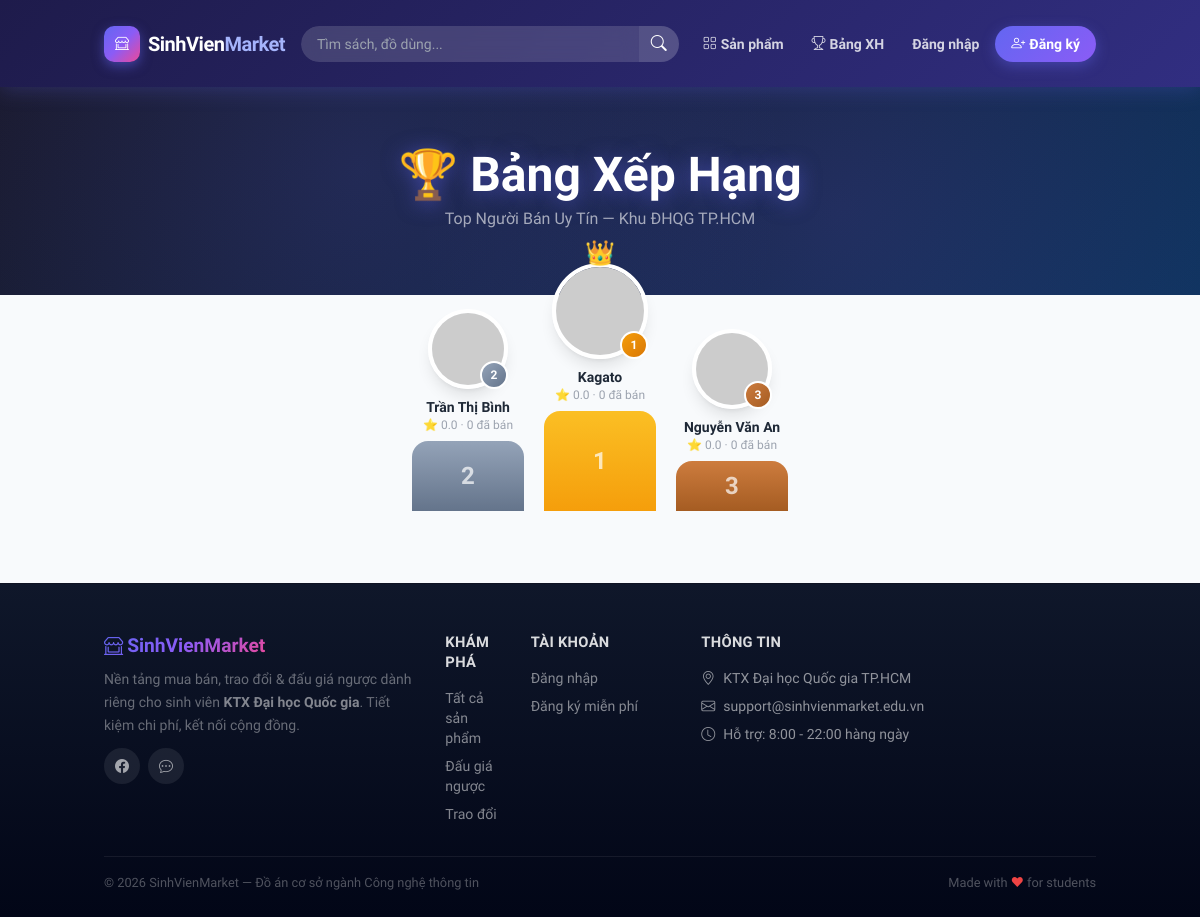
The app's page /leaderboard with its own data.
### tables this page shows
CREATE TABLE `users` (
    `id`         INT UNSIGNED NOT NULL AUTO_INCREMENT,
    `name`       VARCHAR(100) NOT NULL COMMENT 'Họ tên đầy đủ',
    `email`      VARCHAR(150) NOT NULL COMMENT 'Email đăng ký (duy nhất)',
    `password`   VARCHAR(255) NOT NULL COMMENT 'bcrypt hash',
    `phone`      VARCHAR(20)  DEFAULT NULL COMMENT 'Số điện thoại liên hệ',
    `avatar`     VARCHAR(255) DEFAULT NULL COMMENT 'Đường dẫn ảnh đại diện',
    `role`       ENUM('student', 'admin') NOT NULL DEFAULT 'student',
    `is_locked`  TINYINT(1) NOT NULL DEFAULT 0 COMMENT '1 = bị khóa bởi Admin',
    `lock_reason` VARCHAR(255) DEFAULT NULL,
    `locked_at`   TIMESTAMP NULL DEFAULT NULL,
    `locked_until` TIMESTAMP NULL DEFAULT NULL,
     
    `google_id`   VARCHAR(100) NULL UNIQUE COMMENT 'ID từ Google',
    `avatar_url`  VARCHAR(255) NULL COMMENT 'Ảnh đại diện từ Google',
     
    `security_question` VARCHAR(255) DEFAULT NULL,
    `security_answer`   VARCHAR(255) DEFAULT NULL,
    `otp_code`          VARCHAR(255) DEFAULT NULL,
    `otp_expires_at`    TIMESTAMP NULL DEFAULT NULL,
    `is_verified`       TINYINT(1) DEFAULT 0,
    `last_verified_at`  TIMESTAMP NULL DEFAULT NULL,
     
    `university`        VARCHAR(200) DEFAULT NULL COMMENT 'Trường / Khoa',
    `student_id`        VARCHAR(30)  DEFAULT NULL COMMENT 'MSSV (tùy chọn)',
    `dormitory_address` VARCHAR(255) DEFAULT NULL COMMENT 'Ký túc xá / Địa chỉ giao nhận',
    `social_contact`    VARCHAR(255) DEFAULT NULL COMMENT 'Zalo / Facebook liên hệ',
    `bio`               TEXT         DEFAULT NULL COMMENT 'Tiểu sử ngắn',
    `available_time`    VARCHAR(100) DEFAULT NULL COMMENT 'Thời gian online',
     
    `is_student_verified` TINYINT(1) NOT NULL DEFAULT 0 COMMENT '1 = đã xác thực là sinh viên (email edu/ac.vn)',
     
    `twofa_enabled`     TINYINT(1) NOT NULL DEFAULT 0 COMMENT '1 = bật xác minh 2 bước khi đăng nhập',
    `session_token`     VARCHAR(64) NULL COMMENT 'Token phiên hiện hành — 1 tài khoản chỉ 1 phiên',
     
    `coins`         INT UNSIGNED NOT NULL DEFAULT 0 COMMENT 'Số xu hiện có',
    `checkin_streak` INT UNSIGNED NOT NULL DEFAULT 0 COMMENT 'Chuỗi điểm danh liên tiếp',
    `last_checkin`  DATE          DEFAULT NULL COMMENT 'Ngày check-in gần nhất',
     
    `strike_count`  TINYINT UNSIGNED NOT NULL DEFAULT 0 COMMENT 'Số gậy cảnh cáo vi phạm',
    `created_at` TIMESTAMP NOT NULL DEFAULT CURRENT_TIMESTAMP,
    `updated_at` TIMESTAMP NOT NULL DEFAULT CURRENT_TIMESTAMP ON UPDATE CURRENT_TIMESTAMP,
    PRIMARY KEY (`id`),
    UNIQUE KEY `uq_email` (`email`),
    KEY `idx_role` (`role`),
    KEY `idx_is_locked` (`is_locked`),
    KEY `idx_student_verified` (`is_student_verified`)
);

### app/views/leaderboard/index.php (the view, shortened to what the rows shown need)
<div class="container mx-auto px-4 pb-12" style="margin-top:-2rem;position:relative;z-index:2">
  <?php if (count($topSellers) === 0): ?>
    <div class="text-center py-16">
      <div class="text-6xl mb-4">🏪</div>
      <h4 class="text-xl font-bold text-gray-700 dark:text-dark-text mb-2">Chưa có dữ liệu</h4>
      <p class="text-gray-400 mb-4">Hãy là người đầu tiên đăng sản phẩm để lên bảng xếp hạng!</p>
      <a href="<?= $appUrl ?>/products/create"
         class="inline-flex items-center gap-2 px-6 py-2.5 rounded-full bg-primary text-white font-bold text-sm no-underline hover:brightness-110">
        Đăng bán ngay
      </a>
    </div>
  <?php else: ?>
    <?php
      $top3 = array_slice($topSellers, 0, 3);
      $podiumOrder = [];
      if (isset($top3[1])) $podiumOrder[] = ['rank' => 2, 'user' => $top3[1]];
      if (isset($top3[0])) $podiumOrder[] = ['rank' => 1, 'user' => $top3[0]];
      if (isset($top3[2])) $podiumOrder[] = ['rank' => 3, 'user' => $top3[2]];
      $podiumBgs     = [1 => 'linear-gradient(180deg,#fbbf24,#f59e0b)', 2 => 'linear-gradient(180deg,#94a3b8,#64748b)', 3 => 'linear-gradient(180deg,#cd7c3e,#a55c22)'];
      $rankBgs       = [1 => 'linear-gradient(135deg,#f59e0b,#d97706)', 2 => 'linear-gradient(135deg,#94a3b8,#64748b)', 3 => 'linear-gradient(135deg,#cd7c3e,#a55c22)'];
      $avatarSizes   = [1 => 'w-24 h-24', 2 => 'w-20 h-20', 3 => 'w-20 h-20'];
    ?>
    <div class="flex items-end justify-center gap-5 mb-6 px-4">
      <?php foreach ($podiumOrder as $pod):
        $u = $pod['user']; $r = $pod['rank'];
        $avatarSrc = !empty($u['avatar'])
          ? $appUrl.'/users/avatar?id='.(int)$u['id']
          : (!empty($u['avatar_url']) ? htmlspecialchars($u['avatar_url'])
            : 'https://ui-avatars.com/api/?name='.urlencode($u['name']).'&background=6366f1&color=fff&size=96');
      ?>
        <a href="<?= $appUrl ?>/users/profile?id=<?= (int)$u['id'] ?>" class="flex flex-col items-center no-underline group">
          <div class="relative mb-2">
            <?php if ($r === 1): ?>
              <span class="absolute left-1/2 text-2xl" style="top:-26px;transform:translateX(-50%);animation:crownFloat 2s ease-in-out infinite">👑</span>
            <?php endif; ?>
            <img src="<?= $avatarSrc ?>" alt="<?= htmlspecialchars($u['name']) ?>"
                 class="rounded-full object-cover border-4 border-white shadow-lg <?= $avatarSizes[$r] ?>">
            <span class="absolute bottom-0 right-0 w-7 h-7 flex items-center justify-center text-xs font-extrabold text-white rounded-full border-2 border-white"
                  style="background:<?= $rankBgs[$r] ?>">
              <?= $r ?>
            </span>
          </div>
          <div class="font-bold text-sm text-gray-800 dark:text-dark-text max-w-[100px] truncate text-center">
            <?= htmlspecialchars($u['name']) ?>
          </div>
          <div class="text-xs text-gray-400 mb-2">
            ⭐ <?= number_format((float)$u['avg_rating'], 1) ?> · <?= (int)$u['sold_count'] ?> đã bán
          </div>
          <div class="w-28 flex items-center justify-center rounded-t-2xl text-2xl font-black text-white/70"
               style="height:<?= [1=>100,2=>70,3=>50][$r] ?>px;background:<?= $podiumBgs[$r] ?>">
            <?= $r ?>
          </div>
        </a>
      <?php endforeach; ?>
    </div>
  <?php endif; ?>
</div>

### records on screen
users: name "Trần Thị Bình"
users: name "Kagato"
users: name "Nguyễn Văn An"

### other values on screen
$r "2"
$u['avg_rating'] "0.0"
$u['sold_count'] "0"
$r "1"
$r "3"
